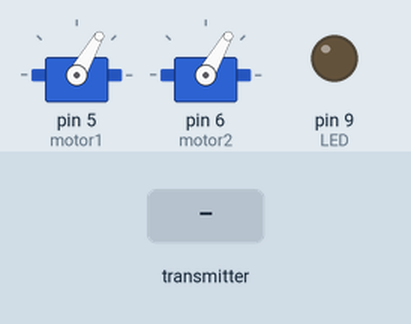
This sketch was run on a simulated Arduino Uno, built with avr-gcc and run on an emulated ATmega328P. On the bench: 2 × servo, output pins drawn as LEDs (lit = HIGH). Inputs (shaded band) come from the test bench. No radio packets arrive unless stated; what the sketch prints to the serial monitor is not drawn.

Above: at 4.2 s.
4.3 s: the transmitter starts sending r2joyZ = 64
At 4.6 s:
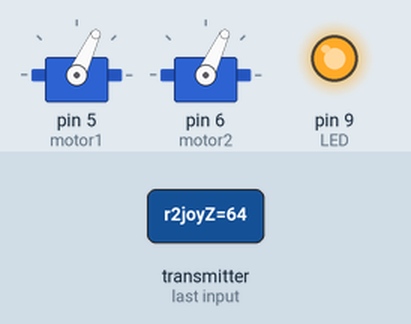
5.8 s: the transmitter starts sending r2joyY = 64
At 7.2 s:
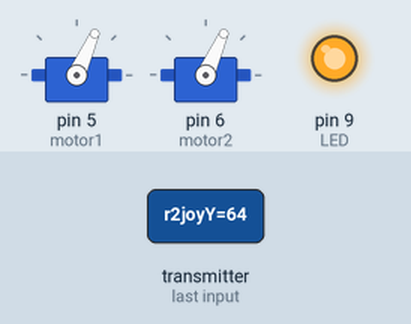
8.8 s: the transmitter starts sending r2joyX = 64
11.8 s: the transmitter starts sending joyY = 255
At 12.8 s:
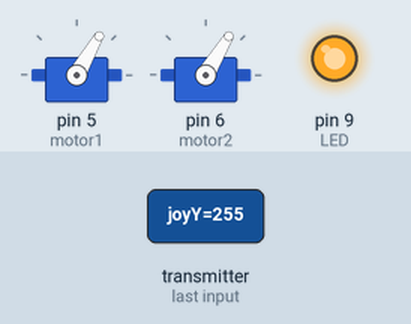
14.8 s: the transmitter starts sending joyX = 64
At 17.7 s:
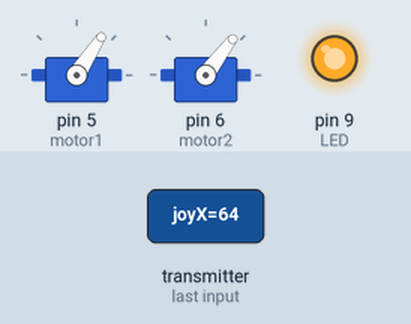
17.8 s: the transmitter starts sending r2joyZ = 0
At 22.2 s:
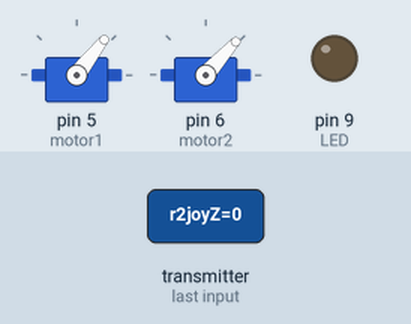
Timing chart, 0 to 30.7 s (numbered marks = the images above; inputs shaded):
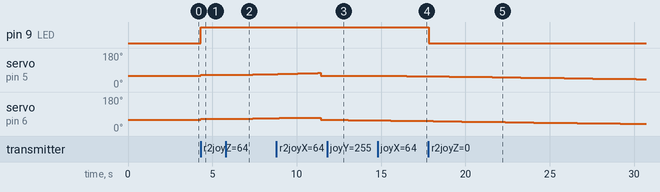

The sketch:

Dron_main.ino
```cpp
//드론 본체 코드

#include <SPI.h>
#include <nRF24L01.h>
#include <RF24.h>
#include <Servo.h>
#define SPMAX 75 //모터 최대출력값 지정 BLDC모터이기 때문에 75도 상당히 위험함 따라서 낮춰쓰는것을 추천
Servo motor1,motor2;
float val1 = 60; //왼쪽바퀴 기본 모터값 설정
float val2 = 60; //오른쪽바퀴 기본 모터값 설정
int LED = 9; //LED는 5V를 사용해서 추가 외부전원 필요없음
RF24 radio(7, 8);
const byte address[6] = "02019"; //송신기와 동일하게 설정 컨트롤러에도 02019로 설정되 있을 것임
struct Data{
  byte joyX;
  byte joyY;
  byte joyZ;
  byte r2joyX;
  byte r2joyY;
  byte r2joyZ;
  };
Data data;

void setup() {
  Serial.begin(9600);
  pinMode(LED,OUTPUT);
  radio.begin();
  radio.setAutoAck(true);
  motor1.attach (5);
  motor2.attach (6);
  motor1.write(60);
  motor2.write(60);
  delay(3000);

  radio.openReadingPipe(0, address);
  radio.setPALevel(RF24_PA_MAX); //수신과 동일하게 MAX로 설정(MIN, LOW, HIGH, MAX)
  radio.startListening(); //데이터 수신
}

void loop() {
  while (radio.available()) {
    radio.read(&data, sizeof(Data));
    if (val1 > SPMAX || val2 > SPMAX){ //속도가 지정한 최대값이 넘으면 다시 60으로 고정
      val1 = 60;
      val2 = 60;
    }
    else{
      if(data.joyY < 10){ //가속
        val1 += 0.1;
        val2 += 0.1;
      }
      if(data.joyY > 169){ // 감속
        val1 -= 0.1;
        val2 -= 0.1;
      }
      if(data.joyX > 169){ //오른쪽 속도
        val2 += 0.1;
      }
      if(data.joyX < 10){ //왼쪽 속도
        val1 += 0.1;
      }
      if(data.r2joyX>169){ //비상정지
        val1 = 60;
        val2 = 60;
      }
      if(data.r2joyX<10){ //낮은쪽에 속도에 맞추기
        if (val1>val2){
          val1 = val2;}
        else{
          val2 = val1;
        }
      }
      if (data.r2joyY>169){ //출발()
        val1 = 65.8;
        val2 = 65.8;
      }
      if (data.r2joyY<10){ //시동(휠에 따라 다르지만 대략 63.5부터 모터가 움직이기 시작함)
        val1 = 65;
        val2 = 65;
     }
      motor1.write(val1);
      motor2.write(val2);
    }
    if(data.joyZ == 0){ //LED켜기
      digitalWrite(LED, HIGH);
    }
    if(data.r2joyZ == 0){ //LED끄기
      digitalWrite(LED, LOW);
    }
  }
    Serial.println(data.joyX);
    Serial.println(data.joyY);
    Serial.print("value 1 :");
    Serial.println(val1);
    Serial.print("value 2 :");
    Serial.println(val2);
    delay(10);

}
```

Measured:
- after the input at 4.3 s, pin 9 (LED): LOW → HIGH at once; servo on pin 5 (motor1), servo on pin 6 (motor2): 60° → 65° at once
- after the input at 5.8 s, servo on pin 5 (motor1), servo on pin 6 (motor2): 65° → 66° after 0.79 s, → 67° 0.79 s later, → 68° 0.79 s later
- after the input at 11.8 s, servo on pin 5 (motor1): stays 60° (without the input it goes to 61° after 0.01 s)
- after the input at 14.8 s, servo on pin 5 (motor1): 60° → 59° after 0.86 s, → 58° 0.85 s later, → 57° 0.85 s later
- after the input at 17.8 s, pin 9 (LED): HIGH → LOW at once
